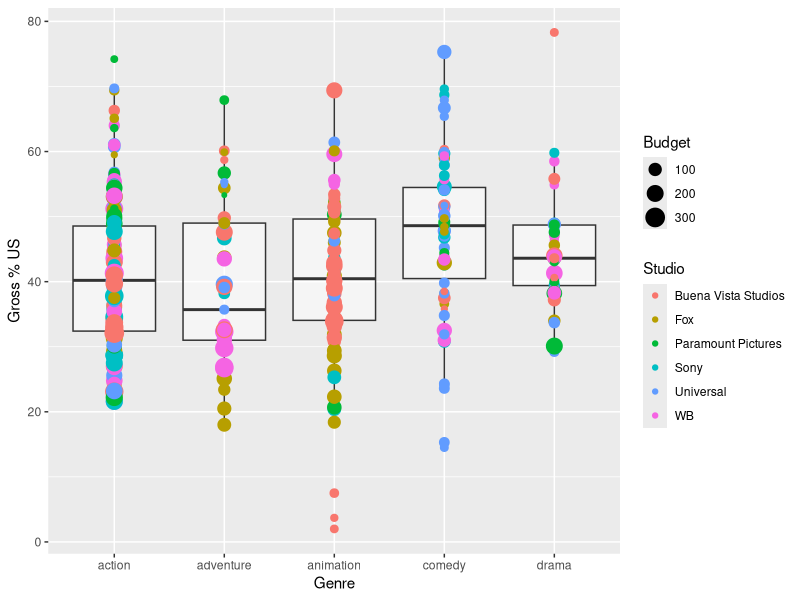

Here is the R script that generated this plot:
#load the ggplot 
library("ggplot2")

#set the working directory
setwd("E:\\R Programming\\Diamond price prediction")

#prepare the Genre and Studio ventor to be required for filtering for dta frame
genre <- c('action','adventure','drama','comedy','animation')
studio <- c('WB','Fox','Sony','Universal','Buena Vista Studios','Paramount Pictures')


#import the csv file nto R data frame
movie.data <- read.csv("MovieDomesticGross.csv")


#filter the data frame  usign bitwsie & opertor by combining two filetrs
movie.data <- movie.data[movie.data$Genre %in% genre &  movie.data$Studio %in% studio, ]


#rename a specific  column 
colnames(movie.data)[colnames(movie.data) == "Gross...US"] <- "GrossUS"
colnames(movie.data)[colnames(movie.data) == "Budget...mill."] <- "Budget"

#prepare for ggplot 
ggplotData <- ggplot(data =movie.data,aes(x=Genre,y=GrossUS) )

#paint the box plot and scatterplot 
ggplotData+geom_boxplot(size=0.5,alpha=0.5)+geom_point(aes(color=Studio,size=Budget))+
  xlab("Genre")+ylab("Gross % US")


